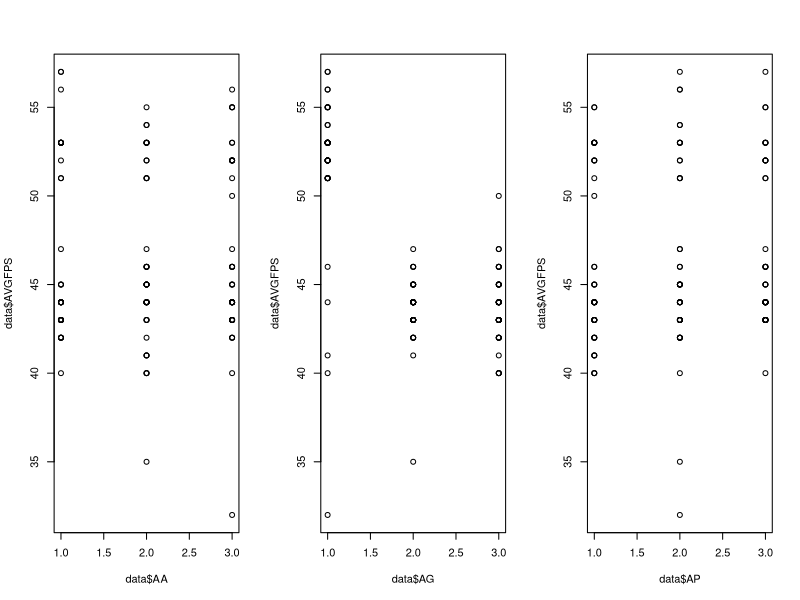
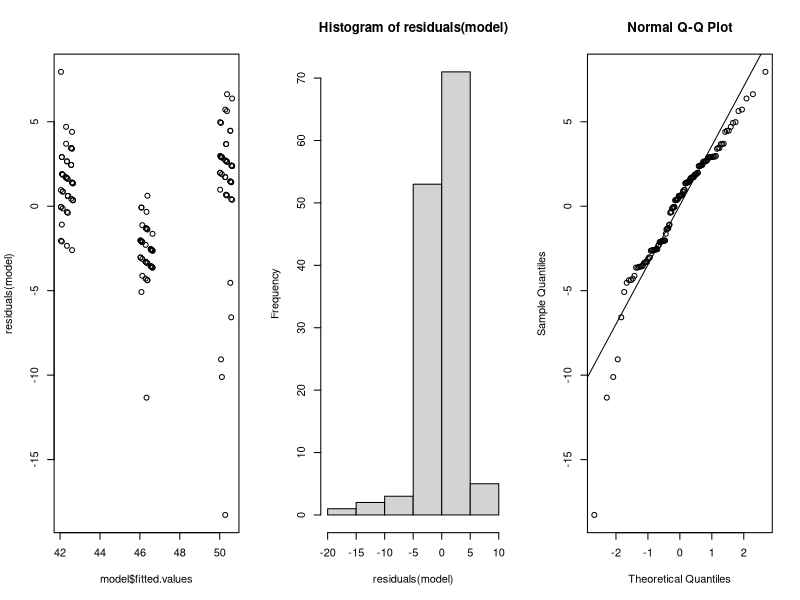

The R script that drew these images, in order:
# performing regression analysis to answer the research question about which variables (Audio, Graphics, or Physics) 
# most influential on frame rates in Unity

# loads the data set into R
data <- read.csv("pilot dataset - dataset.csv")

# View the structure of the dataset
str(data)

# Check for missing values
summary(data)

# Fit a regression model
model <- lm(AVGFPS ~ AA + AG + AP, data = data)

# View summary of the model
summary(model)


# checking LINE assumptions ----------------------------------------------------

# linear relationships = no linearity :(
par(mfrow = c(1,3))
plot(data$AA, data$AVGFPS)
plot(data$AG, data$AVGFPS)
plot(data$AP, data$AVGFPS)

# Homoscedasticity = idk what this is tbh
plot(model$fitted.values, residuals(model))

# Normality of Residuals = tbf they look fine
hist(residuals(model))
qqnorm(residuals(model))
qqline(residuals(model))

# If the p-value from the Shapiro-Wilk test is greater than 0.05, 
# it suggests that the residuals are normally distributed
shapiro.test(residuals(model)) # but i got p-value = 4.907e-7 :(

# in conclusion, i cannot use regression. i'll try decision tree
